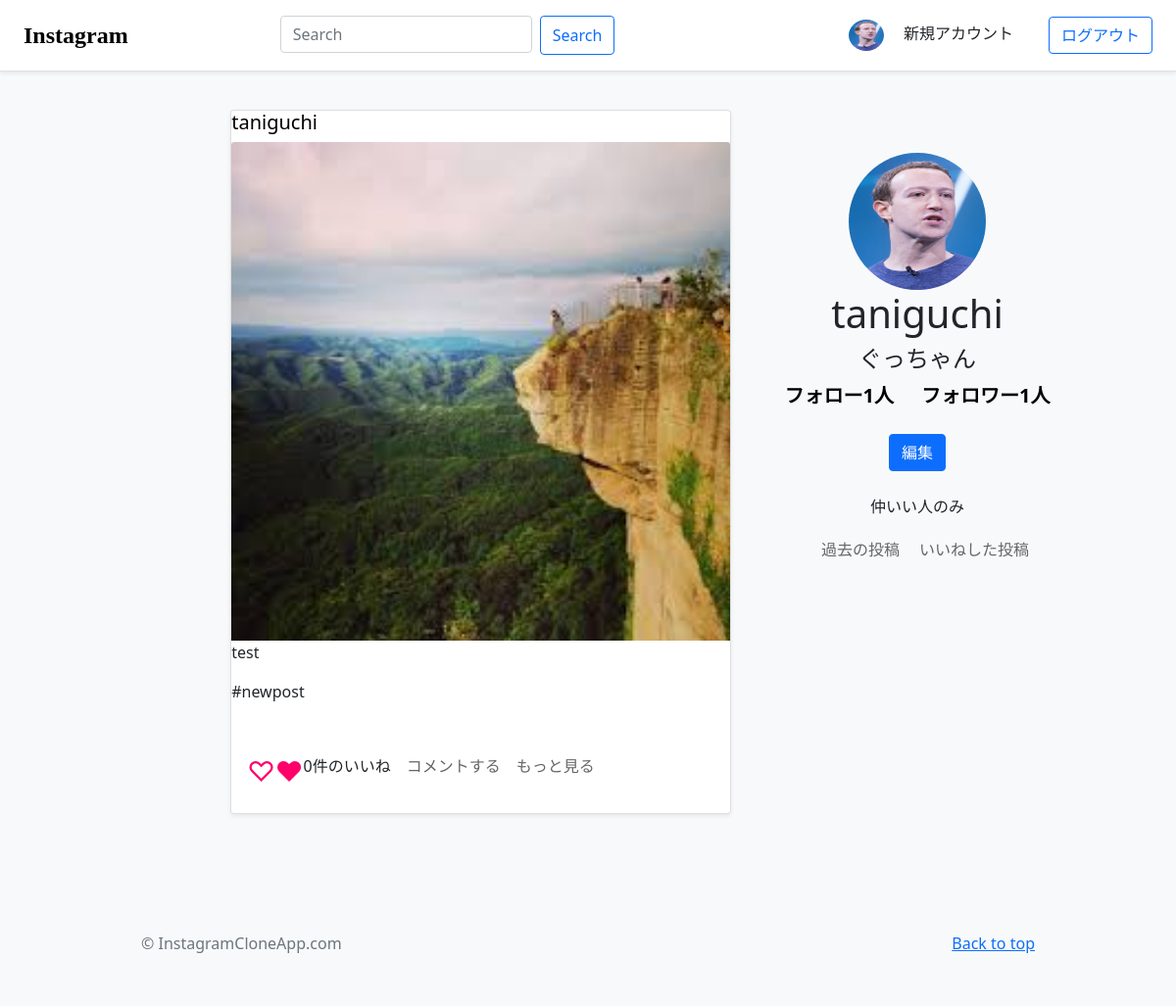
Before: /instagram/user_profile/1/ (signed in) with the older database file.
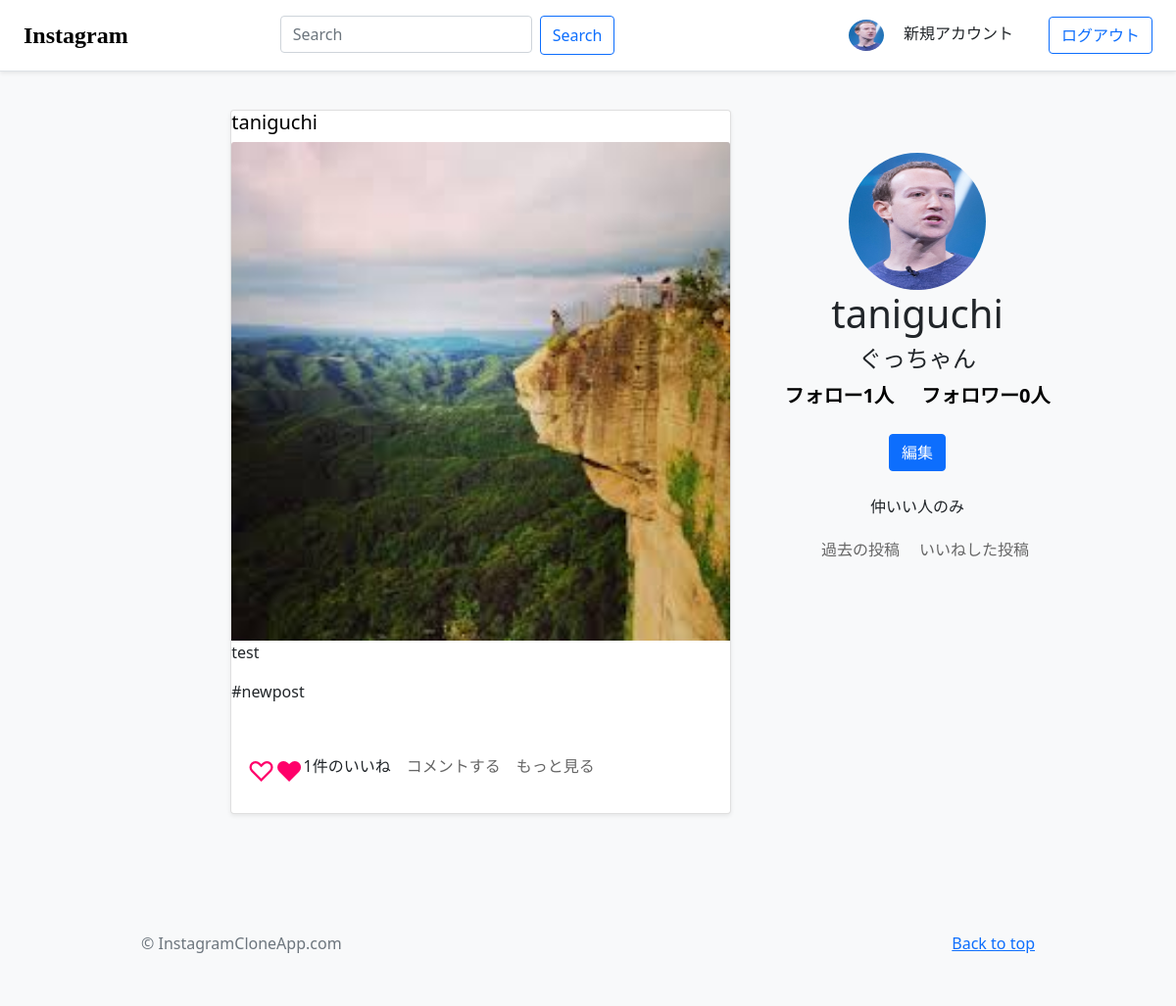
After: the same page with the newer database file.
### instagram/models.py (models this page shows)
class Posts(models.Model):
    text = models.TextField(max_length=200, null=True, blank=True)
    image = models.ImageField(upload_to='images/')
    tag = models.CharField(max_length=100, null=True, blank=True)
    post_date = models.DateTimeField(default=timezone.now, null=True, blank=True)
    author = models.ForeignKey(User, on_delete=models.CASCADE)
    like_count = models.IntegerField(default=0)
    class Meta:
        verbose_name = 'Post'

### users/models.py (models this page shows, shortened)
class User(AbstractBaseUser, PermissionsMixin):
    username_validator = UnicodeUsernameValidator()
    username = models.CharField(
        _('username'),
        max_length=150,
        unique=True,
        help_text=_('Required. 150 characters or fewer. Letters, digits and @/./+/-/_ only.'),
        validators=[username_validator],
        error_messages={
            'unique': _("A user with that username already exists."),
        },
    )
    first_name = models.CharField(_('first name'), max_length=30, blank=True)
    last_name = models.CharField(_('last name'), max_length=150, blank=True)
    email = models.EmailField(_('email address'), blank=True)
    is_staff = models.BooleanField(
        _('staff status'),
        default=False,
        help_text=_('Designates whether the user can log into this admin site.'),
    )
    is_active = models.BooleanField(
        _('active'),
        default=True,
        help_text=_(
            'Designates whether this user should be treated as active. '
            'Unselect this instead of deleting accounts.'
        ),
    )
    date_joined = models.DateTimeField(_('date joined'), default=timezone.now)
    name = models.CharField(max_length=100, blank=True)
    text = models.CharField(max_length=300, blank=True)
    user_image = models.ImageField(upload_to='images/', null=True, blank=True)
    followees = models.ManyToManyField(
        'self', verbose_name='フォロー中のユーザー', through='instagram.FriendShip',
        related_name='+', through_fields=('follower', 'followee')
    )
    followers = models.ManyToManyField(
        'self', verbose_name='フォローされているユーザー', through='instagram.FriendShip',
        related_name='+', through_fields=('followee', 'follower')
    )
    objects = UserManager()
    EMAIL_FIELD = 'email'
    USERNAME_FIELD = 'username'
    REQUIRED_FIELDS = ['email']
    class Meta:
        verbose_name = _('user')
        verbose_name_plural = _('users')

### instagram/views.py (the view)
# urls.py: path('user_profile/<int:pk>/', views.UserProfileView.as_view(), name='user_profile'),
class UserProfileView(LoginRequiredMixin, TemplateView):
    template_name = 'user_profile.html'
    def get_context_data(self, **kwargs):
        context = super().get_context_data(**kwargs)
        user = User.objects.get(pk=self.kwargs['pk'])
        context['posts'] = Posts.objects.filter(author=user)
        context['user_profile'] = User.objects.get(pk=user.pk)
        context['request_user'] = self.request.user
        context['followee'] = FriendShip.objects.filter(follower__username=user.username).count()
        context['follower'] = FriendShip.objects.filter(followee__username=user.username).count()
        if user.username is not context['request_user']:
            result = FriendShip.objects.filter(follower__username=context['request_user'].username).filter(followee__username=user.username)
            context['connected'] = True if result else False
        return context

### templates/user_profile.html (shortened to what this page needs)
{% extends 'base.html' %}
{% load static %}
{% block content %}
<section class="jumbotron text-center home-profile">
  <div class="container">
    {% if user_profile.user_image %}
    <a href=""><img  class="top-image-of-user" src="{{ MEDIA_URL }}{{ user_profile.user_image }}" alt=""></a>
    {% else %}
    <a href=""><img  class="top-image-of-user" src="{{ MEDIA_URL }}images/default-user-image.png" alt=""></a>
    {% endif %}
    <h1 class="jumbotron-heading">{{ user_profile.username }}</h1>
    {% if user_profile.name %}
    <h4>{{ user_profile.name }}</h4>
    {% endif %}
    <p class="ff-layout">
      <a href="{% url 'instagram:followee_list' pk=user_profile.pk %}" class="following">フォロー{{ followee }}人</a>
      <a href="" class="following">フォロワー{{ follower }}人</a>
    </p>
    {% if request_user.pk == user_profile.pk %}
    <p>
      <a href="{% url 'instagram:user_profile_update' pk=request_user.pk %}" class="btn btn-primary my-2">編集</a>
    </p>
    {% endif %}
    {% if user_profile.text %}
      <p>
        {{ user_profile.text }}
      </p>
    {% endif %}
    <p>
    <a href="" class="see-more">過去の投稿</a>
    {% if request_user == user_profile %}
    <a href="" class="see-more">いいねした投稿</a>
    {% endif %}
  </p>
  </div>
  </section>
<div class="all-posts-area">
  {% if posts %}
  {% for post in posts %}
  <div class="posts-area">
    <div class="card post-card mb-4 shadow-sm">
      <h5><a href="{% url 'instagram:user_profile' pk=post.author.pk %}" class="post-username-a">{{ post.author }}</a></h5>
      <div>
        <img  src="{{ MEDIA_URL }}{{ post.image }}" class="post-image bd-placeholder-img card-img-top" >
        {% if post.text %}
        <p>{{ post.text }}</p>
        {% endif %}
        {% if post.tag%}
        <p>{{ post.tag }}</p>
        {% endif %}
      </div>
      <div class="card-body">
        <div class="d-flex justify-content-between align-items-center">
          <div class="btn-group">
              <a href="" style="text-decoration: none;"><span class="like-button">&#9825;</span></a>
              <a href="" style="text-decoration: none;"><span class="like-button">&hearts;</span></a>
              <p class="good-count">{{ post.like_count }}件のいいね</p>
              <a href="{% url 'instagram:comment_to_post' pk=post.pk %}" class="see-more">コメントする</a>
              <a href="{% url 'instagram:post_detail' pk=post.pk %}" class="see-more">もっと見る</a>
          </div>
        </div>
      </div>
    </div>
  </div>
  {% endfor %}
  {% else %}
  <p>投稿はありません</p>
  {% endif %}
</div>
{% endblock content %}

Changed rows visible on the page:
changed Posts "test": like_count "0" → "1"
Other visible differences:
{{ follower }}: "1" → "0"
